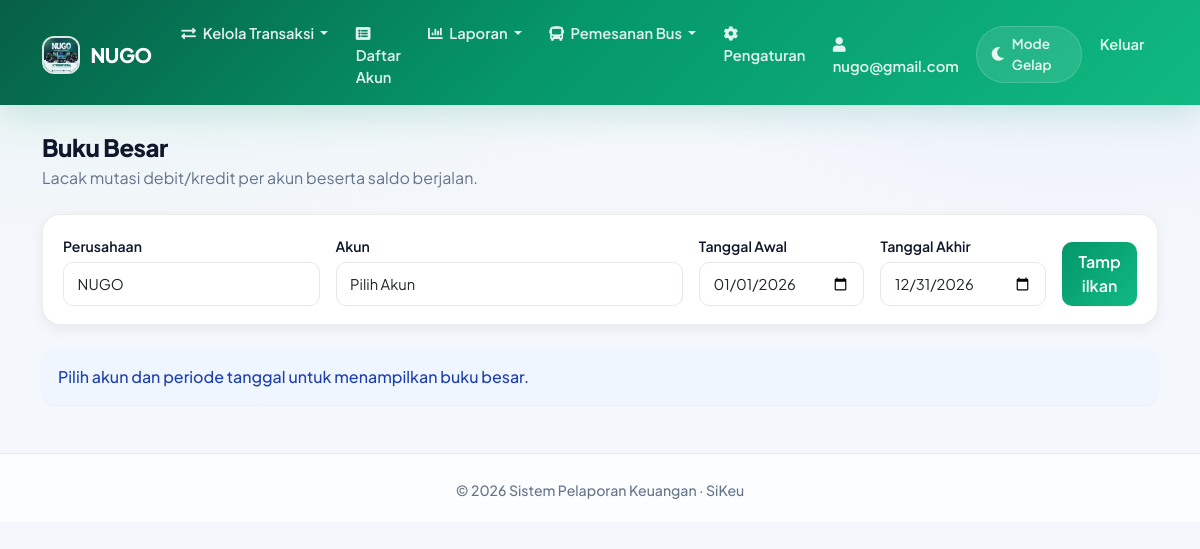
The page /laporan/buku-besar.php (signed in) on the database its author committed.
### tables this page shows
CREATE TABLE `perusahaan` (
  `id` int(11) NOT NULL,
  `nama` varchar(100) NOT NULL,
  `alamat` text DEFAULT NULL,
  `telepon` varchar(20) DEFAULT NULL,
  `email` varchar(100) DEFAULT NULL,
  `website` varchar(255) DEFAULT NULL COMMENT 'URL website perusahaan',
  `logo` varchar(255) DEFAULT NULL,
  `jenis` enum('regular','premium') NOT NULL DEFAULT 'regular' COMMENT 'Jenis akun perusahaan',
  `deskripsi` text DEFAULT NULL,
  `created_at` timestamp NOT NULL DEFAULT current_timestamp()
);

CREATE TABLE `users` (
  `id` int(11) NOT NULL,
  `username` varchar(50) NOT NULL,
  `password` varchar(255) NOT NULL,
  `nama_lengkap` varchar(100) NOT NULL,
  `email` varchar(100) DEFAULT NULL,
  `no_hp` varchar(20) DEFAULT NULL,
  `alamat` text DEFAULT NULL,
  `foto_profil` varchar(255) DEFAULT NULL,
  `id_perusahaan` int(11) DEFAULT NULL,
  `default_company` int(11) DEFAULT NULL,
  `created_at` timestamp NOT NULL DEFAULT current_timestamp()
);

### config/functions.php (called while the page is built, shortened)
<?php
function checkUserRole($db, $user_id, $perusahaan_id, $required_role = 'admin')
{
    $stmt = $db->prepare("SELECT role FROM user_perusahaan WHERE user_id = ? AND perusahaan_id = ?");
    $stmt->execute([$user_id, $perusahaan_id]);
    $user_role = $stmt->fetchColumn();
    switch ($required_role) {
        case 'admin':
            return $user_role === 'admin';
    }
}
function getReportFilterPerusahaan($db, $user_id, $requested_perusahaan = null)
{
    $stmt = $db->prepare("SELECT default_company FROM users WHERE id = ?");
    $stmt->execute([$user_id]);
    $id_perusahaan = $stmt->fetchColumn();
    $filter_perusahaan = $id_perusahaan;
    return $filter_perusahaan;
}

### laporan/buku-besar.php (the view, shortened to what this page needs)
<?php
require_once '../config/database.php';
require_once '../config/functions.php';
$user_id = $_SESSION['user_id'];
$tanggal_awal = isset($_GET['tanggal_awal']) ? $_GET['tanggal_awal'] : date('Y-01-01');
$tanggal_akhir = isset($_GET['tanggal_akhir']) ? $_GET['tanggal_akhir'] : date('Y-12-31');
$id_akun = isset($_GET['id_akun']) ? (int)$_GET['id_akun'] : 0;
$filter_perusahaan = getReportFilterPerusahaan(
    $db,
    $user_id,
    isset($_GET['perusahaan']) ? (int)$_GET['perusahaan'] : null
);
$is_admin = checkUserRole($db, $user_id, $filter_perusahaan, 'admin');
$daftar_perusahaan = [];
if ($is_admin) {
    $stmt = $db->prepare('SELECT p.id, p.nama FROM perusahaan p JOIN user_perusahaan up ON p.id = up.perusahaan_id WHERE up.user_id = ? AND up.role = ?');
    $stmt->execute([$user_id, 'admin']);
    $daftar_perusahaan = $stmt->fetchAll(PDO::FETCH_ASSOC);
}
include '../templates/header.php';
?>
<div class="container mt-4">
    <div class="d-flex justify-content-between align-items-center mb-4 flex-wrap gap-2">
        <div>
            <h2 class="mb-1">Buku Besar</h2>
            <p class="text-muted mb-0">Lacak mutasi debit/kredit per akun beserta saldo berjalan.</p>
        </div>
    </div>
    <div class="card mb-4">
        <div class="card-body">
            <form method="GET" class="row g-3">
                <?php if ($is_admin && !empty($daftar_perusahaan)): ?>
                    <div class="col-md-3">
                        <label for="perusahaan" class="form-label">Perusahaan</label>
                        <select class="form-select" id="perusahaan" name="perusahaan" onchange="this.form.submit()">
                            <?php foreach ($daftar_perusahaan as $p): ?>
                                <option value="<?= $p['id'] ?>" <?= $filter_perusahaan == $p['id'] ? 'selected' : '' ?>>
                                    <?= htmlspecialchars($p['nama']) ?>
                                </option>
                            <?php endforeach; ?>
                        </select>
                    </div>
                <?php endif; ?>
                <div class="col-md-4">
                    <label for="id_akun" class="form-label">Akun</label>
                    <select class="form-select" id="id_akun" name="id_akun" required>
                        <option value="">Pilih Akun</option>
                    </select>
                </div>
                <div class="col-md-2">
                    <label for="tanggal_awal" class="form-label">Tanggal Awal</label>
                    <input type="date" class="form-control" id="tanggal_awal" name="tanggal_awal" value="<?= htmlspecialchars($tanggal_awal) ?>" required>
                </div>
                <div class="col-md-2">
                    <label for="tanggal_akhir" class="form-label">Tanggal Akhir</label>
                    <input type="date" class="form-control" id="tanggal_akhir" name="tanggal_akhir" value="<?= htmlspecialchars($tanggal_akhir) ?>" required>
                </div>
                <div class="col-md-1 d-flex align-items-end">
                    <button type="submit" class="btn btn-primary w-100">Tampilkan</button>
                </div>
            </form>
        </div>
    </div>
    <?php if (!$id_akun): ?>
        <div class="alert alert-info">
            Pilih akun dan periode tanggal untuk menampilkan buku besar.
        </div>
    <?php endif; ?>
</div>
<?php include '../templates/footer.php'; ?>

### templates/header.php (shortened to what this page needs)
<!DOCTYPE html>
<html lang="id" data-theme="light">
<head>
    <link href="https://cdn.jsdelivr.net/npm/bootstrap@5.1.3/dist/css/bootstrap.min.css" rel="stylesheet">
    <link href="https://cdnjs.cloudflare.com/ajax/libs/font-awesome/5.15.4/css/all.min.css" rel="stylesheet">
    <?php
    $sikeu_theme_ver = @filemtime(__DIR__ . '/../assets/css/sikeu-theme.css') ?: time();
    $sikeu_dark_ver = @filemtime(__DIR__ . '/../assets/css/dark-mode.css') ?: time();
    $sikeu_style_ver = @filemtime(__DIR__ . '/../assets/css/style.css') ?: time();
    ?>
    <link href="/assets/css/sikeu-theme.css?v=<?= $sikeu_theme_ver ?>" rel="stylesheet">
    <link href="/assets/css/dark-mode.css?v=<?= $sikeu_dark_ver ?>" rel="stylesheet">
    <link rel="stylesheet" href="/assets/css/style.css?v=<?= $sikeu_style_ver ?>">
    <link rel="stylesheet" href="https://unpkg.com/leaflet@1.7.1/dist/leaflet.css" />
</head>
<body class="sikeu-app">
    <?php
    $is_viewer = false;
    $is_nugrosir = false;
    if (isset($_SESSION['user_id']) && isset($db)) {
        $user_id = $_SESSION['user_id'];
        $stmt = $db->prepare("SELECT default_company FROM users WHERE id = ?");
        $stmt->execute([$user_id]);
        $user_data = $stmt->fetch();
        $default_company_id = $user_data['default_company'];
        if ($default_company_id) {
            $stmt = $db->prepare("SELECT role FROM user_perusahaan WHERE user_id = ? AND perusahaan_id = ?");
            $stmt->execute([$user_id, $default_company_id]);
            $user_role = $stmt->fetchColumn();
            $is_viewer = ($user_role === 'viewer');
        }
        $stmt_nugrosir = $db->prepare("SELECT 1 FROM user_perusahaan up
                            JOIN perusahaan p ON up.perusahaan_id = p.id
                            WHERE up.user_id = ? AND UPPER(p.nama) = 'NUGO' AND up.status = 'active'");
        $stmt_nugrosir->execute([$user_id]);
        $is_nugrosir = $stmt_nugrosir->fetch() ? true : false;
    }
    ?>
    <nav class="navbar navbar-expand-lg navbar-dark sikeu-navbar">
        <div class="container">
            <a class="navbar-brand" href="/index.php">
                <?php
                $logo_path = '/assets/img/logo.jpg';
                if (isset($_SESSION['user_id']) && isset($db)) {
                    $user_id = $_SESSION['user_id'];
                    $stmt = $db->prepare("SELECT default_company FROM users WHERE id = ?");
                    $stmt->execute([$user_id]);
                    $user_data = $stmt->fetch();
                    $default_company_id = $user_data['default_company'] ?? null;
                    if ($default_company_id) {
                        $stmt = $db->prepare("SELECT logo, nama FROM perusahaan WHERE id = ?");
                        $stmt->execute([$default_company_id]);
                        $perusahaan = $stmt->fetch();
                        if ($perusahaan && !empty($perusahaan['logo'])) {
                            $logo_path = '/' . $perusahaan['logo'];
                        }
                    }
                }
                ?>
                <img src="<?php echo htmlspecialchars($logo_path); ?>" alt="Logo" />
                <?php
                if (isset($perusahaan) && !empty($perusahaan['nama'])) {
                    echo htmlspecialchars($perusahaan['nama']);
                } else {
                    echo "SiKeu";
                }
                ?>
            </a>
            <div class="collapse navbar-collapse" id="navbarNav">
                <ul class="navbar-nav me-auto">
                    <?php
                    if (!$is_viewer) :
                    ?>
                        <li class="nav-item dropdown">
                            <a class="nav-link dropdown-toggle" href="#" id="transaksiDropdown" role="button" data-bs-toggle="dropdown" aria-expanded="false">
                                <i class="fas fa-exchange-alt me-1"></i> Kelola Transaksi
                            </a>
                        </li>
                        <li class="nav-item">
                            <a class="nav-link" href="/akun/index.php"><i class="fas fa-list-alt me-1"></i> Daftar Akun</a>
                        </li>
                    <?php endif; ?>
                    <li class="nav-item dropdown">
                        <a class="nav-link dropdown-toggle" href="#" id="navbarDropdown" role="button" data-bs-toggle="dropdown">
                            <i class="fas fa-chart-bar me-1"></i> Laporan
                        </a>
                    </li>
                    <?php if ($is_nugrosir) : ?>
                        <li class="nav-item dropdown">
                            <a class="nav-link dropdown-toggle" href="#" id="busDropdown" role="button" data-bs-toggle="dropdown">
                                <i class="fas fa-bus me-1"></i> Pemesanan Bus
                            </a>
                        </li>
                    <?php endif; ?>
                    <?php if (!$is_viewer) : ?>
                        <li class="nav-item">
                            <a class="nav-link" href="/pengaturan/index.php"><i class="fas fa-cog me-1"></i> Pengaturan</a>
                        </li>
                    <?php endif; ?>
                </ul>
                <ul class="navbar-nav">
                    <?php if (isset($_SESSION['user_id'])) :
                        $stmt = $db->prepare("SELECT * FROM users WHERE id = ?");
                        $stmt->execute([$_SESSION['user_id']]);
                        $user = $stmt->fetch();
                        $username = $user['username'] ?? 'Pengguna';
                    ?>
                        <li class="nav-item">
                            <a class="nav-link" href="/pengaturan/profil.php">
                                <i class="fas fa-user me-1"></i>
                                <span><?php echo htmlspecialchars($username); ?></span>
                            </a>
                        </li>
                        <li class="nav-item d-flex align-items-center px-1">
                            <div class="sikeu-theme-switch" onclick="toggleTheme()" role="button" tabindex="0" aria-label="Toggle theme">
                                <i class="fas fa-moon"></i>
                                <span class="d-none d-lg-inline">Mode Gelap</span>
                            </div>
                        </li>
                        <li class="nav-item">
                            <a class="nav-link" href="/logout.php">Keluar</a>
                        </li>
                    <?php endif; ?>
                </ul>
            </div>
        </div>
    </nav>

### assets/css/sikeu-theme.css (style rules this page uses)
:root, :root[data-theme="light"] { --sikeu-font: 'Plus Jakarta Sans', system-ui, -apple-system, 'Segoe UI', sans-serif; --sikeu-bg: #f4f7fb; --sikeu-bg-accent: radial-gradient(1200px 600px at 10% -10%, rgba(16, 185, 129, 0.08), transparent 55%), radial-gradient(900px 500px at 90% 0%, rgba(59, 130, 246, 0.06), transparent 50%), #f4f7fb; --sikeu-surface: #ffffff; --sikeu-surface-muted: #f8fafc; --sikeu-text: #0f172a; --sikeu-text-muted: #64748b; --sikeu-border: rgba(15, 23, 42, 0.08); --sikeu-border-strong: #e2e8f0; --sikeu-primary-900: #064e3b; --sikeu-primary-700: #047857; --sikeu-primary-600: #059669; --sikeu-primary-500: #10b981; --sikeu-primary-400: #34d399; --sikeu-primary: #059669; --sikeu-primary-soft: rgba(16, 185, 129, 0.12); --sikeu-danger: #ef4444; --sikeu-warning: #f59e0b; --sikeu-info: #0ea5e9; --sikeu-success: #10b981; --sikeu-radius-sm: 10px; --sikeu-radius: 14px; --sikeu-radius-lg: 18px; --sikeu-radius-xl: 22px; --sikeu-shadow-xs: 0 1px 2px rgba(15, 23, 42, 0.04); --sikeu-shadow-sm: 0 4px 14px rgba(15, 23, 42, 0.06); --sikeu-shadow: 0 10px 30px rgba(15, 23, 42, 0.08); --sikeu-shadow-lg: 0 20px 50px rgba(15, 23, 42, 0.12); --sikeu-nav-gradient: linear-gradient(135deg, #065f46 0%, #059669 45%, #10b981 100%); --sikeu-transition: 0.18s cubic-bezier(0.4, 0, 0.2, 1); }
html { scroll-behavior: smooth; }
body.sikeu-app { font-family: var(--sikeu-font); background: var(--sikeu-bg-accent); color: var(--sikeu-text); min-height: 100vh; -webkit-font-smoothing: antialiased; text-rendering: optimizeLegibility; }
.sikeu-navbar { background: var(--sikeu-nav-gradient) !important; box-shadow: 0 8px 32px rgba(5, 150, 105, 0.18); backdrop-filter: blur(10px); padding: 0.55rem 0; position: sticky; top: 0; z-index: 1040; }
.sikeu-navbar .navbar-brand { font-weight: 800; letter-spacing: -0.02em; display: flex; align-items: center; gap: 0.65rem; }
.sikeu-navbar .navbar-brand img { height: 38px; width: 38px; border-radius: 12px; object-fit: cover; border: 2px solid rgba(255, 255, 255, 0.85); box-shadow: var(--sikeu-shadow-xs); }
.sikeu-navbar .nav-link { color: rgba(255, 255, 255, 0.88) !important; font-weight: 600; font-size: 0.92rem; padding: 0.55rem 0.85rem !important; border-radius: var(--sikeu-radius-sm); transition: background var(--sikeu-transition), color var(--sikeu-transition); }
.sikeu-theme-switch { cursor: pointer; display: inline-flex; align-items: center; gap: 0.45rem; padding: 0.45rem 0.85rem; border-radius: 999px; font-size: 0.85rem; font-weight: 600; color: rgba(255, 255, 255, 0.9); background: rgba(255, 255, 255, 0.1); border: 1px solid rgba(255, 255, 255, 0.16); transition: all var(--sikeu-transition); user-select: none; }
.sikeu-app .container, .sikeu-app .container-fluid { padding-top: 0.25rem; }
.sikeu-app h1, .sikeu-app h2, .sikeu-app h3, .sikeu-app h4, .sikeu-app h5 { letter-spacing: -0.02em; color: var(--sikeu-text); }
.sikeu-app h2 { font-weight: 800; font-size: clamp(1.35rem, 2vw, 1.75rem); }
.sikeu-app .text-muted { color: var(--sikeu-text-muted) !important; }
.sikeu-app .card { background: var(--sikeu-surface); border: 1px solid var(--sikeu-border); border-radius: var(--sikeu-radius-lg); box-shadow: var(--sikeu-shadow-sm); overflow: hidden; transition: box-shadow var(--sikeu-transition), transform var(--sikeu-transition); }
.sikeu-app .card-body { padding: 1.15rem 1.25rem; }
.sikeu-app .btn { font-weight: 600; border-radius: var(--sikeu-radius-sm); padding: 0.5rem 1rem; transition: all var(--sikeu-transition); box-shadow: var(--sikeu-shadow-xs); }
.sikeu-app .btn-primary { background: linear-gradient(135deg, var(--sikeu-primary-600), var(--sikeu-primary-500)); border: none; color: #fff; }
.sikeu-app .form-label { font-weight: 600; font-size: 0.88rem; color: var(--sikeu-text); margin-bottom: 0.35rem; }
.sikeu-app .form-control, .sikeu-app .form-select { border: 1px solid var(--sikeu-border-strong); border-radius: var(--sikeu-radius-sm); padding: 0.6rem 0.85rem; font-size: 0.92rem; background: #fff; transition: border-color var(--sikeu-transition), box-shadow var(--sikeu-transition); }
.sikeu-app .alert { border: none; border-radius: var(--sikeu-radius); font-weight: 500; box-shadow: var(--sikeu-shadow-xs); }
.sikeu-app .alert-info { background: #eff6ff; color: #1e40af; }

### rows shown on the page
perusahaan: logo (picture), nama "NUGO"
users: username "nugo@gmail.com", perusahaan "NUGO"
